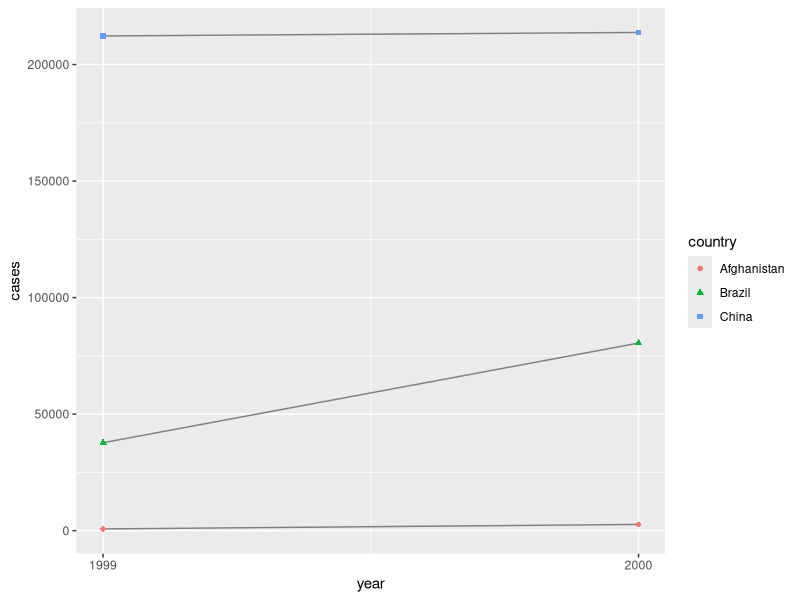
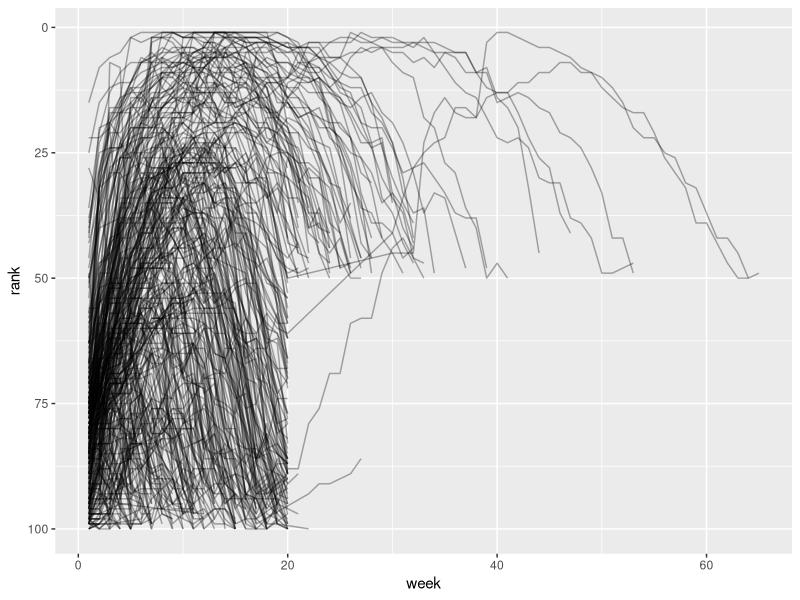

Here is the R script that generated these plots, in order:
## ---- chunk 1
knitr::opts_chunk$set(echo = TRUE, eval = TRUE, message = FALSE, cache = FALSE)
knitr::opts_knit$set(root.dir = here::here("content/codeclub/S05E02"))
## ---- chunk 2
library(tidyverse)

# You should have the tidyverse installed, but if not, do so using:
# install.packages("tidyverse")
## ---- chunk 3
table1

table2

table3

table4a

table4b
## ---- chunk 4
# Compute rate per 10,000
table1 |>
  mutate(
    rate = cases / population * 10000
  )

# Compute cases per year
table1 |>
  count(year, wt = cases)

# Visualise changes over time
ggplot(table1, aes(x = year, y = cases)) +
  geom_line(aes(group = country), color = "grey50") +
  geom_point(aes(color = country, shape = country)) +
  scale_x_continuous(breaks = c(1999, 2000))
## ---- chunk 5
# Row-wise tibble creation with the 'tribble()' function
df <- tribble(
  ~var, ~col1, ~col2,
   "A",     1,     2,
   "B",     3,     4,
   "C",     5,     6
)

df
## ---- chunk 6
df |> 
  pivot_longer(
    cols = col1:col2,
    names_to = "names",
    values_to = "values"
  )
## ---- chunk 7
billboard 
## ---- chunk 8
billboard |> 
  pivot_longer(
    cols = starts_with("wk"), 
    names_to = "week", 
    values_to = "rank"
  )
## ---- chunk 9
billboard |> 
  pivot_longer(
    cols = starts_with("wk"), 
    names_to = "week", 
    values_to = "rank",
    values_drop_na = TRUE
  )
## ---- chunk 10
billboard_tidy <- billboard |> 
  pivot_longer(
    cols = starts_with("wk"), 
    names_to = "week", 
    values_to = "rank",
    values_drop_na = TRUE
  ) |> 
  mutate(
    week = parse_number(week)
  )

billboard_tidy
## ---- chunk 11
billboard_tidy |> 
  ggplot(aes(x = week, y = rank, group = track)) + 
  geom_line(alpha = 1/3) + 
  scale_y_reverse()
## ---- chunk 12
#a)
table_pivot_long1 <- table1 |>
  pivot_longer(cols = starts_with("cases"), 
                            names_to = "type", 
                            values_to = "count")

# b)The dimension of table_pivot_long1 is 6 observations and 5 variables
## ---- chunk 13
table_pivot_long1 |>
  mutate(rate = count / population * 1000)
